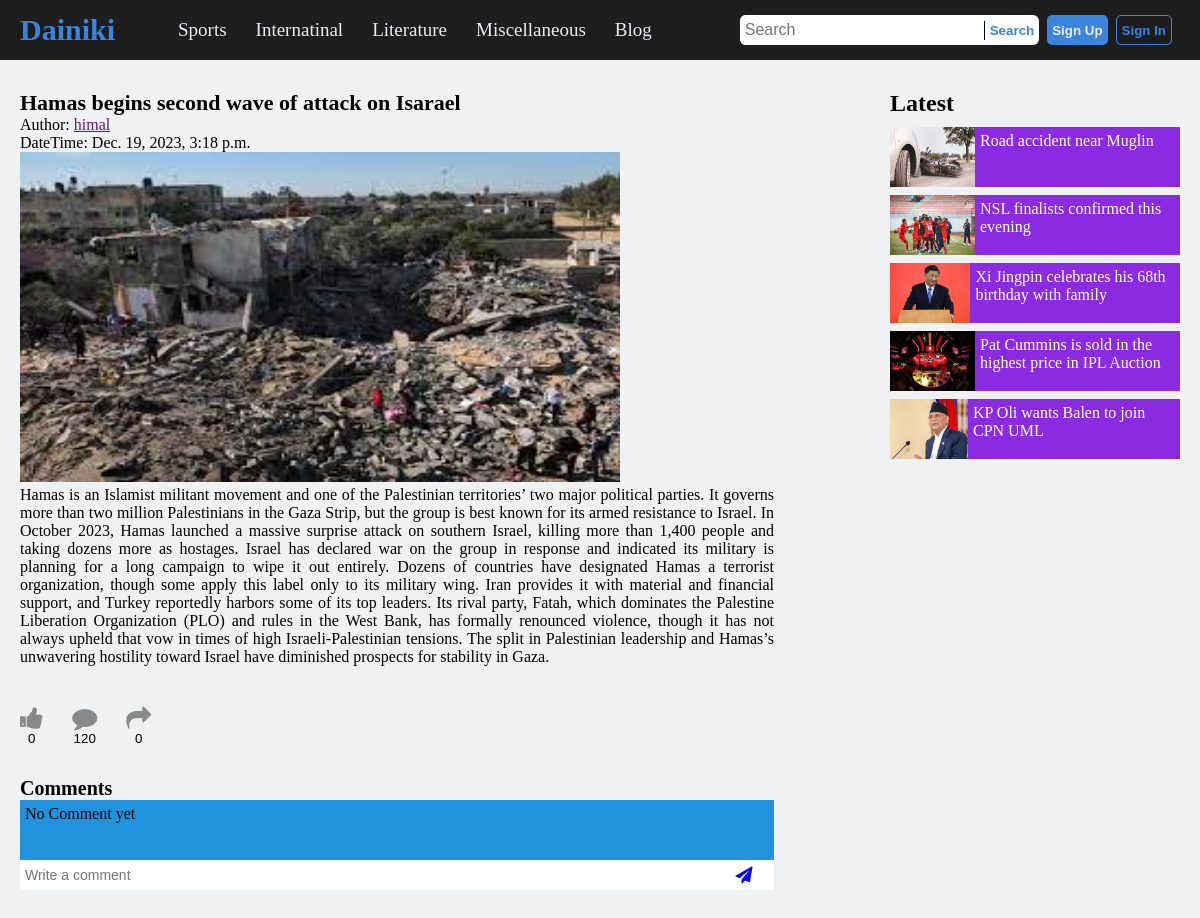
The page /read/hamas-begins-second-wave-of-attack-on-isarael on the database its author committed.
### app/models.py (models this page shows, shortened)
class Post(models.Model):
    title = models.CharField(max_length = 100)
    body = models.TextField()
    date_published = models.DateTimeField(default = timezone.now)
    category = models.ForeignKey(Category,on_delete = models.CASCADE)
    relevant_image = models.ImageField(upload_to='photos/')
    author = models.ForeignKey(User,on_delete = models.CASCADE)
    comment_counter = models.PositiveIntegerField(default = 0)
    like_counter = models.PositiveIntegerField(default = 0)
    share_counter = models.PositiveIntegerField(default = 0)
    slug = models.SlugField(default = "",null = False)

### app/views.py (the view)
# urls.py: path('read/<slug:slug>',views.read,name='read'),
def read(req,slug):
    post = Post.objects.get(slug = slug)
    posts = Post.objects.all().order_by('-date_published').values()
    return render(req,'read.html',{'datum':post,'data':posts})

### templates/read.html (shortened to what this page needs)
{% load static %}
<!DOCTYPE html>
<html lang="en">
<head>
    <link rel="stylesheet" href="{% static 'css/styles.css' %}">
    <link rel="stylesheet" href="https://cdnjs.cloudflare.com/ajax/libs/font-awesome/4.7.0/css/font-awesome.min.css">
</head>
<body>
    {% include "navbar.html" %}
    <div class="news-read-container">
        <div class="main-news">
            <div class="title">
                <p>{{datum.title}}</p>
            </div>
            <p>Author: <a href="">{{datum.author}}</a></p>
            <p>DateTime: {{datum.date_published}}</p>
            <div class="image-container">
                <img src="{{datum.relevant_image.url}}" alt="" width="600" height="330">
            </div>
            <div class="body">
                <p>{{datum.body}}</p>
            </div>
            <div class="post-actions">
                <button><i class="fa fa-thumbs-up" aria-hidden="true"></i><p>0</p></button>
                <button><i class="fa fa-comment"></i><p>120</p></button>
                <button><i class="fa fa-share"></i><p>0</p></button>
            </div>
            <div class="commentbox-container">
                <h3>Comments</h3>
                <div class="commentbox">
                    <p>No Comment yet</p>
                </div>
                <form action="" class="commentform">
                    <input type="text" name="" id="write-comment" placeholder="Write a comment"/>
                    <button type="submit"><i class="fa fa-paper-plane"></i></button>
                </form>
            </div>
        </div>
        <div class="latest-news">
            <h2>Latest</h2>
           <div class="latest-container">
            {% for x in data %}
            {% if x.slug == datum.slug %}
            {% else %}
            <a href="{% url 'read' x.slug %}" class="latest-row">
                <img src="../media/{{x.relevant_image}}" alt=""  height="60" width="85">
                <div class="latest-row-title">
                    <p>{{x.title}}</p>
                </div>
            </a>
            {% endif %}
            {% endfor %}
           </div>
        </div>
    </div>
</body>
</html>

### static/css/styles.css (style rules this page uses)
* { margin: 0; padding: 0; box-sizing: border-box; }
:root { --highlight-color: rgb(58, 133, 219); --text-color: rgb(235, 236, 243); --body-bg: rgb(240, 241, 243); --container-bg1: #1e1d1d; }
body { background-color: var(--body-bg); }
.news-read-container { width: 100%; padding: 30px 20px; display: flex; justify-content: space-between; }
.main-news { width: 65%; }
.main-news .title p { font-size: 22px; font-weight: 600; }
.main-news .body { text-align: justify; }
.latest-news { width: 25%; }
.latest-news h2 { margin-bottom: 10px; }
.latest-row { height: 60px; width: 100%; display: flex; justify-content: flex-start; background-color: blueviolet; text-decoration: none; margin-bottom: 8px; }
.latest-row-title { padding: 5px; }
.latest-row-title p { color: #fff; }
.post-actions { margin-top: 40px; }
.post-actions button { margin-right: 25px; background-color: transparent; border: none; }
.post-actions button i { font-size: 25px; color: #898989; }
.commentbox-container { margin-top: 30px; }
.commentbox-container h3 { font-size: 20px; }
.commentbox { background-color: #2092de; min-height: 60px; width: 100%; padding: 5px; }
.commentform { display: flex; }
.commentform #write-comment { resize: none; width: calc(100% - 60px); height: 30px; border: none; background-color: #ffffff; padding: 2px 5px; outline: none; font-size: 14px; }
.commentform button { width: 60px; background-color: #fff; border: none; cursor: pointer; }
.commentform button i { font-size: 17px; color: blue; }

### rows shown on the page
Post: title "Hamas begins second wave of attack on Isarael", author "himal", date_published "Dec. 19, 2023, 3:18 p.m.", relevant_image (picture), body "Hamas is an Islamist militant movement and one of the Palestinian territories’ two major political parties. It governs more than two million Palestinians in the Gaza Strip, but the group is best known for its armed resistance to Israel. In October 2023, Hamas launched a massive surprise attack on southern Israel, killing more than 1,400 people and taking dozens more as hostages. Israel has declared war on the group in response and indicated its military is planning for a long campaign to wipe it out entirely. Dozens of countries have designated Hamas a terrorist organization, though some apply this label only to its military wing. Iran provides it with material and financial support, and…"
Post: relevant_image (picture), title "Road accident near Muglin"
Post: relevant_image (picture), title "NSL finalists confirmed this evening"
Post: relevant_image (picture), title "Xi Jingpin celebrates his 68th birthday with family"
Post: relevant_image (picture), title "Pat Cummins is sold in the highest price in IPL Auction"
Post: relevant_image (picture), title "KP Oli wants Balen to join CPN UML"
